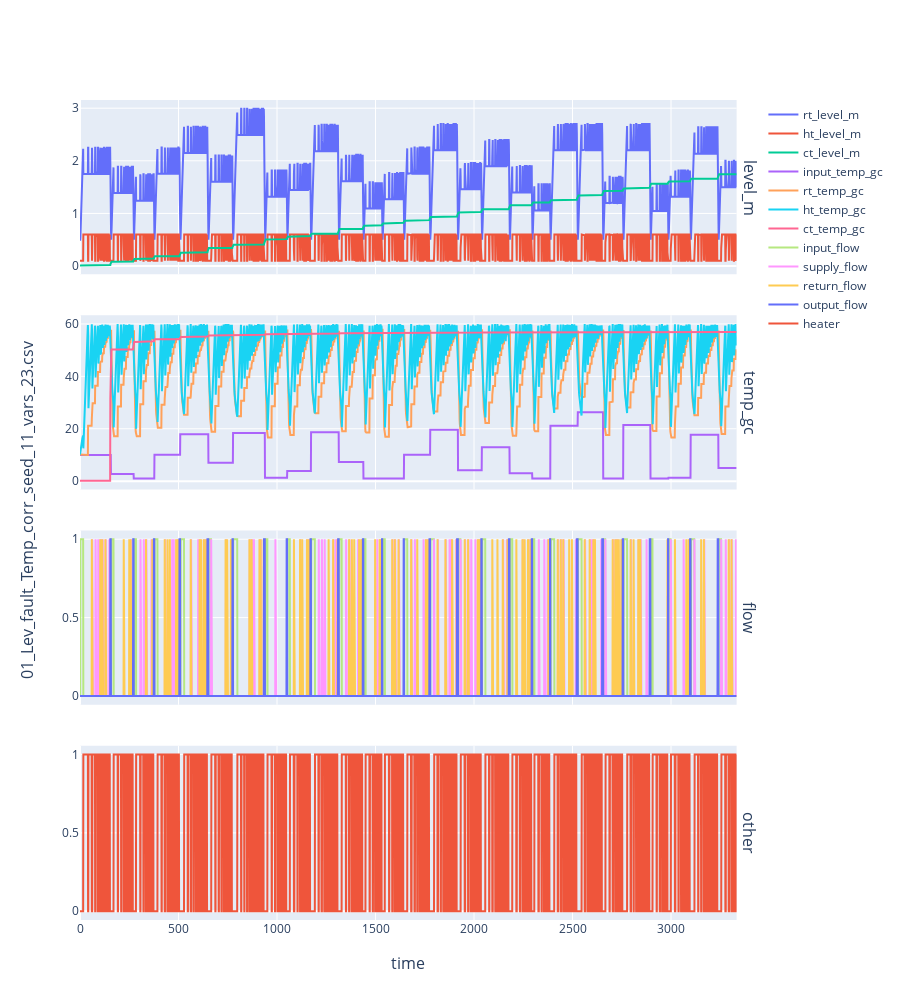

Notebook cell for this chart:
### Code cell
plot_stacked_timeseries(test,
                        title=os.path.split(ds._gen_filename)[1],
                        suffixes=('level_m', 'temp_gc', 'flow'),
                        height=250,
                       )

### Figure 1 — Plotly figure (JSON) as saved in the notebook; plotly's stock layout.template omitted (floating-point values rounded to 4 significant figures; data arrays with more than 128 entries replaced by an {"elided": "..."} marker saying what was removed)
{"data": [{"name": "rt_level_m", "type": "scatter", "xaxis": "x", "y": {"elided": "3334 float values"}, "yaxis": "y"}, {"name": "ht_level_m", "type": "scatter", "xaxis": "x", "y": {"elided": "3334 float values"}, "yaxis": "y"}, {"name": "ct_level_m", "type": "scatter", "xaxis": "x", "y": {"elided": "3334 float values"}, "yaxis": "y"}, {"name": "input_temp_gc", "type": "scatter", "xaxis": "x2", "y": {"elided": "3334 float values"}, "yaxis": "y2"}, {"name": "rt_temp_gc", "type": "scatter", "xaxis": "x2", "y": {"elided": "3334 float values"}, "yaxis": "y2"}, {"name": "ht_temp_gc", "type": "scatter", "xaxis": "x2", "y": {"elided": "3334 float values"}, "yaxis": "y2"}, {"name": "ct_temp_gc", "type": "scatter", "xaxis": "x2", "y": {"elided": "3334 float values"}, "yaxis": "y2"}, {"name": "input_flow", "type": "scatter", "xaxis": "x3", "y": {"elided": "3334 int values"}, "yaxis": "y3"}, {"name": "supply_flow", "type": "scatter", "xaxis": "x3", "y": {"elided": "3334 int values"}, "yaxis": "y3"}, {"name": "return_flow", "type": "scatter", "xaxis": "x3", "y": {"elided": "3334 int values"}, "yaxis": "y3"}, {"name": "output_flow", "type": "scatter", "xaxis": "x3", "y": {"elided": "3334 int values"}, "yaxis": "y3"}, {"name": "heater", "type": "scatter", "xaxis": "x4", "y": {"elided": "3334 int values"}, "yaxis": "y4"}], "layout": {"annotations": [{"font": {"size": 16}, "showarrow": false, "text": "level_m", "textangle": 90, "x": 0.98, "xanchor": "left", "xref": "paper", "y": 0.8938, "yanchor": "middle", "yref": "paper"}, {"font": {"size": 16}, "showarrow": false, "text": "temp_gc", "textangle": 90, "x": 0.98, "xanchor": "left", "xref": "paper", "y": 0.6313, "yanchor": "middle", "yref": "paper"}, {"font": {"size": 16}, "showarrow": false, "text": "flow", "textangle": 90, "x": 0.98, "xanchor": "left", "xref": "paper", "y": 0.3688, "yanchor": "middle", "yref": "paper"}, {"font": {"size": 16}, "showarrow": false, "text": "other", "textangle": 90, "x": 0.98, "xanchor": "left", "xref": "paper", "y": 0.1062, "yanchor": "middle", "yref": "paper"}, {"font": {"size": 16}, "showarrow": false, "text": "time", "x": 0.49, "xanchor": "center", "xref": "paper", "y": 0, "yanchor": "top", "yref": "paper", "yshift": -30}, {"font": {"size": 16}, "showarrow": false, "text": "01_Lev_fault_Temp_corr_seed_11_vars_23.csv", "textangle": -90, "x": 0, "xanchor": "right", "xref": "paper", "xshift": -40, "y": 0.5, "yanchor": "middle", "yref": "paper"}], "height": 1000, "xaxis": {"anchor": "y", "domain": [0, 0.98], "matches": "x4", "showticklabels": false}, "xaxis2": {"anchor": "y2", "domain": [0, 0.98], "matches": "x4", "showticklabels": false}, "xaxis3": {"anchor": "y3", "domain": [0, 0.98], "matches": "x4", "showticklabels": false}, "xaxis4": {"anchor": "y4", "domain": [0, 0.98]}, "yaxis": {"anchor": "x", "domain": [0.7875, 1]}, "yaxis2": {"anchor": "x2", "domain": [0.525, 0.7375]}, "yaxis3": {"anchor": "x3", "domain": [0.2625, 0.475]}, "yaxis4": {"anchor": "x4", "domain": [0, 0.2125]}}}
